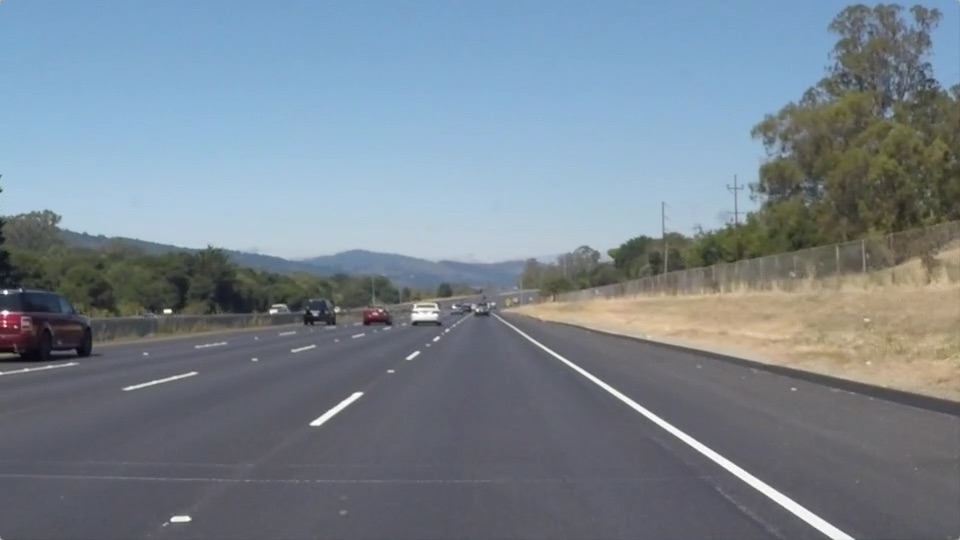
#> input picture Lane_detection-master/test_images/solidWhiteRight.jpg, 960 x 540 px; its folder holds 5 pictures in this run
$ python 'lanelines-detection .py'
#> lines starting #> are read from the running program, lines starting #| are printed output that depends on the picture
#!/usr/bin/env python
# coding: utf-8

# In[1]:


# importing some useful packages
import matplotlib.pyplot as plt
import matplotlib.image as mpimg
import numpy as np
import cv2


# In[2]:


#reading in an image
dir_img = 'test_images/'
image = mpimg.imread('test_images/solidWhiteRight.jpg')#RGB
#> image is the input picture: shape (540, 960, 3); mean R, G, B 120.3, 132.6, 143.7
#print out some stats and plotting
print('This image is:',type(image),'with dimensions:',image.shape)
#| This image is: <class 'numpy.ndarray'> with dimensions: (540, 960, 3)
plt.imshow(image)


# ## 车道线检测的一些思路
# opencv库为我们提供了一些有用的函数：
# cv2.inRange():颜色选择
# cv2.fillpoly():区域选择
# cv2.line():给定一些端点在图片上画出线
# cv2.addWeighted():添加或覆盖两个图像
# cv2.cvtColor():转换成灰度图或者改变图像颜色
# cv2.imwrite():将图片输出到文件
# cv2.bitwise_and():在图片上应用蒙板
# ## 接下来我们实现一些辅助函数

# In[3]:


import math

def grayscale(img):
    '''
    灰度转换，返回只有一个颜色通道的图像
    '''
    return cv2.cvtColor(img,cv2.COLOR_RGB2GRAY)#if you read an image with cv.imread(),return cv2.cvtColor(img,cv2.COLOR_BGR2GRAY)

def canny(img,low_threshold,high_threshold):
    return cv2.Canny(img,low_threshold,high_threshold)

def gaussian_blur(img,kernel_size):
    '''Applies a Gaussian Noise Kernel'''#高斯模糊
    return cv2.GaussianBlur(img,(kernel_size,kernel_size),0)

# [108 lines left out: functions region_of_interest, draw_lines, hpass_angle_filter, average_lines, hough_lines, not called in this run]

def weighted_img(img,initial_img,a=0.8,b=1,r=0.0):
    return cv2.addWeighted(initial_img,a,img,b,r)


# ## test images
# 接下来，我们来对一些图片做个测试

# In[4]:


import os
dir_img = 'test_images/'
f = os.listdir(dir_img)


# In[5]:


f = [fname for fname in f if 'jpeg' in  fname or 'jpg' in fname]

# [7 lines left out: function show_img, not called in this run]
def pipeline(img,vertices,threshold_angle,hline_show):
    '''
    pipeline:

    '''
    # convert to grayscale
    gray = grayscale(img)
    # Apply Gaussian Blur:noise smooth noise
    gray_blur = gaussian_blur(gray,3)
    # Apply canny edge detector
    edges = canny(gray_blur,10,180)#这个阈值的选取，主要靠经验
    # apply mask
    imshape = img.shape
    masked = region_of_interest(edges,vertices)
    h_lines = hough_lines(masked,rho=1,theta=np.pi/180,threshold=25,min_line_len=10,max_line_gap=10)#检测直线
    #Hough Tramsform lines
    if hline_show['hlines']=='on':
        hlines_img = np.zeros(imshape,dtype=np.uint8)
        draw_lines(hlines_img,h_lines,color=[255,0,0],thickness=2)
    else:
        hlines_img = np.zeros(imshape,dtype=np.uint8)
    #Angle High Pass filter
    h_lines = hpass_angle_filter(h_lines,threshold_angle)
    # average lines
    if hline_show['avg']=='on':
        avg_hlines = average_lines(img,h_lines,int(img.shape[0]*0.65),img.shape[0])
        avg_img = np.zeros(imshape,dtype=np.uint8)
        draw_lines(avg_img,avg_hlines,color=[255,0,0],thickness=10)
    else:
        avg_img = np.zeros(imshape,dtype=np.uint8)
    #Display result of each step of the pipeline
    if hline_show['steps']=='on':
        _,ax = plt.subplots(2,3,figsize=(20,10))
        show_img(ax[0,0],img,None,'original_img')
        show_img(ax[0,1],gray,'gray','Apply grayscale')
        show_img(ax[0,2],gray_blur,'gray','Apply Gaussian Blur')
        show_img(ax[1,0],edges,'gray','Apply Canny')
        show_img(ax[1,1],masked,'gray','Apply mask')
        show_img(ax[1,2],hlines_img,None,'Apply Hough')
        plt.show()

    img_all_lines = weighted_img(hlines_img,img,a=1,b=0.8,r=0.0)#计算两个矩阵的权重和
    img_all_lines = weighted_img(avg_img,img_all_lines,a=1,b=0.8,r=0.0)
    return img_all_lines

for img_name in f:
    #reading in an imag
    print('Image:',img_name)
    img = mpimg.imread(dir_img+img_name)
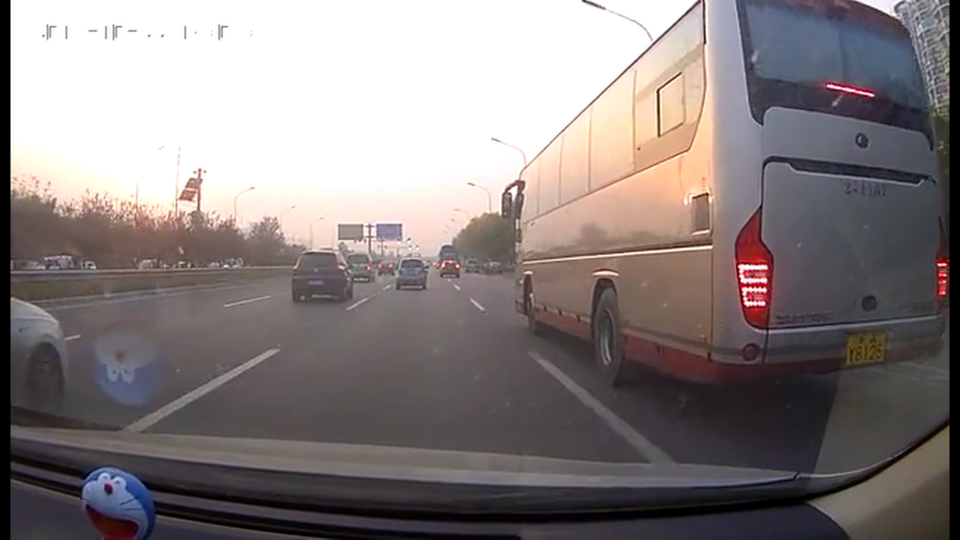
#> input picture Lane_detection-master/test_images/2018-11-25.jpg, 1920 x 1080 px (shown at 1/2 size)
#> img is the input picture: shape (1080, 1920, 4) float32; mean R, G, B, A 0.53, 0.499, 0.498, 1
    hline_show = {'hlines':'on','avg':'off','steps':'on'}
    imshape = img.shape
#> imshape = (1080, 1920, 4)
    # vertices 圈定了车道线的范围
    vertices = np.array([[(100,imshape[0]),(390,imshape[0]*0.65),                         (620,imshape[0]*0.65),(imshape[1],imshape[0]),                         (100,imshape[0])]],dtype=np.int32)
    threshold_angle = 25
    lines_img = pipeline(img,vertices,threshold_angle,hline_show)
#> in grayscale, `return cv2.cvtColor(img,cv2.COLOR_RGB2GRAY)#if you read an image with ..`:
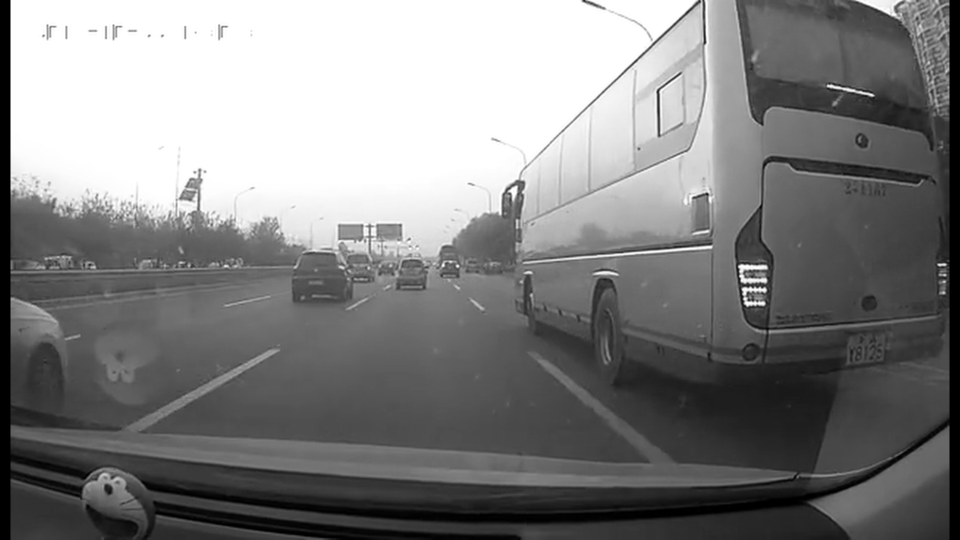
#> returned value: shape (1080, 1920) float32 (shown at 1/2 size); min 0, max 1, mean 0.507
#> (the run stopped early here; a loop or call above may not have finished)
